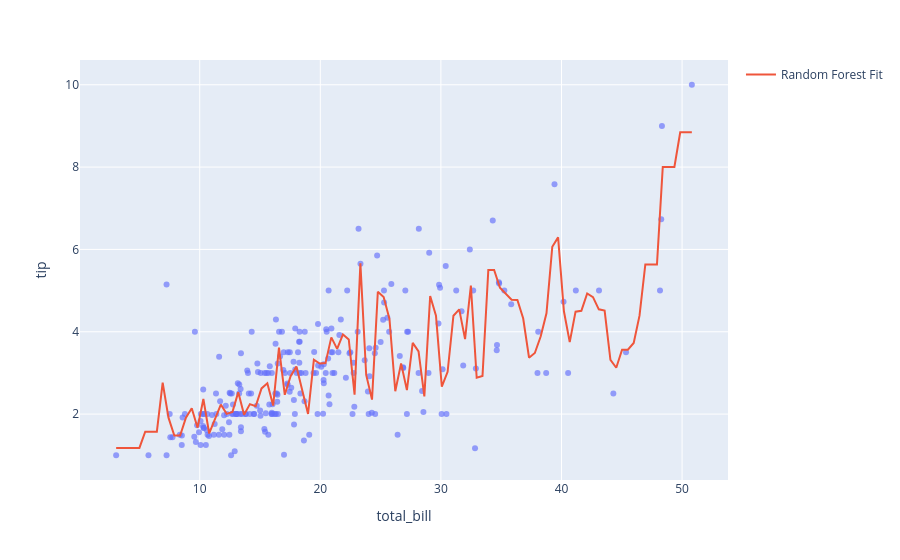

The code cell stored with this chart in its notebook:
### Code cell
import numpy as np
import plotly.express as px
import plotly.graph_objects as go
from sklearn.ensemble import RandomForestRegressor

# Load the dataset
df = px.data.tips()
X = df.total_bill.values.reshape(-1, 1)
y = df.tip

# Train the Random Forest model
model = RandomForestRegressor(n_estimators=100, random_state=42)
model.fit(X, y)

# Generate predictions
x_range = np.linspace(X.min(), X.max(), 100).reshape(-1, 1)
y_range = model.predict(x_range)

# Create the scatter plot
fig = px.scatter(df, x='total_bill', y='tip', opacity=0.65)

# Add the Random Forest regression line
fig.add_traces(go.Scatter(x=x_range.flatten(), y=y_range, name='Random Forest Fit', mode='lines'))

# Show the plot
fig.show()

### Figure 1 — Plotly figure (JSON) as saved in the notebook; plotly's stock layout.template omitted (floating-point values rounded to 4 significant figures; data arrays with more than 128 entries replaced by an {"elided": "..."} marker saying what was removed)
{"data": [{"hovertemplate": "total_bill=%{x}<br>tip=%{y}<extra></extra>", "legendgroup": "", "marker": {"color": "#636efa", "opacity": 0.65, "symbol": "circle"}, "mode": "markers", "name": "", "orientation": "v", "showlegend": false, "type": "scatter", "x": {"elided": "244 float values"}, "xaxis": "x", "y": {"elided": "244 float values"}, "yaxis": "y"}, {"mode": "lines", "name": "Random Forest Fit", "type": "scatter", "x": [3.07, 3.552, 4.034, 4.517, 4.999, 5.481, 5.963, 6.446, 6.928, 7.41, 7.892, 8.374, 8.857, 9.339, 9.821, 10.3, 10.79, 11.27, 11.75, 12.23, 12.71, 13.2, 13.68, 14.16, 14.64, 15.13, 15.61, 16.09, 16.57, 17.05, 17.54, 18.02, 18.5, 18.98, 19.47, 19.95, 20.43, 20.91, 21.39, 21.88, 22.36, 22.84, 23.32, 23.81, 24.29, 24.77, 25.25, 25.73, 26.22, 26.7, 27.18, 27.66, 28.15, 28.63, 29.11, 29.59, 30.07, 30.56, 31.04, 31.52, 32.0, 32.49, 32.97, 33.45, 33.93, 34.41, 34.9, 35.38, 35.86, 36.34, 36.83, 37.31, 37.79, 38.27, 38.75, 39.24, 39.72, 40.2, 40.68, 41.17, 41.65, 42.13, 42.61, 43.09, 43.58, 44.06, 44.54, 45.02, 45.51, 45.99, 46.47, 46.95, 47.43, 47.92, 48.4, 48.88, 49.36, 49.85, 50.33, 50.81], "y": [1.177, 1.177, 1.177, 1.177, 1.177, 1.571, 1.571, 1.571, 2.765, 1.913, 1.479, 1.478, 1.914, 2.141, 1.67, 2.367, 1.529, 1.897, 2.231, 2.005, 2.051, 2.533, 1.985, 2.242, 2.189, 2.623, 2.748, 2.207, 3.615, 2.469, 2.92, 3.157, 2.614, 2.002, 3.32, 3.227, 3.238, 3.864, 3.583, 3.935, 3.812, 2.473, 5.661, 2.95, 2.351, 4.973, 4.842, 4.311, 2.554, 3.231, 2.582, 3.731, 3.522, 2.43, 4.87, 4.388, 2.665, 3.028, 4.389, 4.542, 3.82, 5.124, 2.883, 2.925, 5.501, 5.501, 5.069, 4.918, 4.78, 4.774, 4.322, 3.37, 3.483, 3.885, 4.448, 6.064, 6.292, 4.498, 3.748, 4.488, 4.51, 4.93, 4.84, 4.545, 4.515, 3.315, 3.125, 3.565, 3.565, 3.726, 4.39, 5.634, 5.634, 5.634, 8.004, 8.004, 8.004, 8.847, 8.847, 8.847]}], "layout": {"legend": {"tracegroupgap": 0}, "margin": {"t": 60}, "xaxis": {"anchor": "y", "domain": [0, 1], "title": {"text": "total_bill"}}, "yaxis": {"anchor": "x", "domain": [0, 1], "title": {"text": "tip"}}}}
